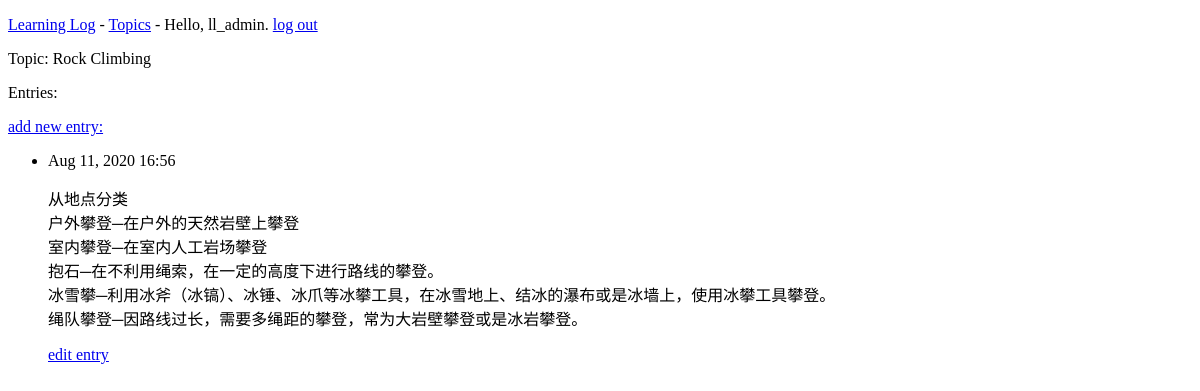
Page /topics/2/ (signed in) on the earlier database version.
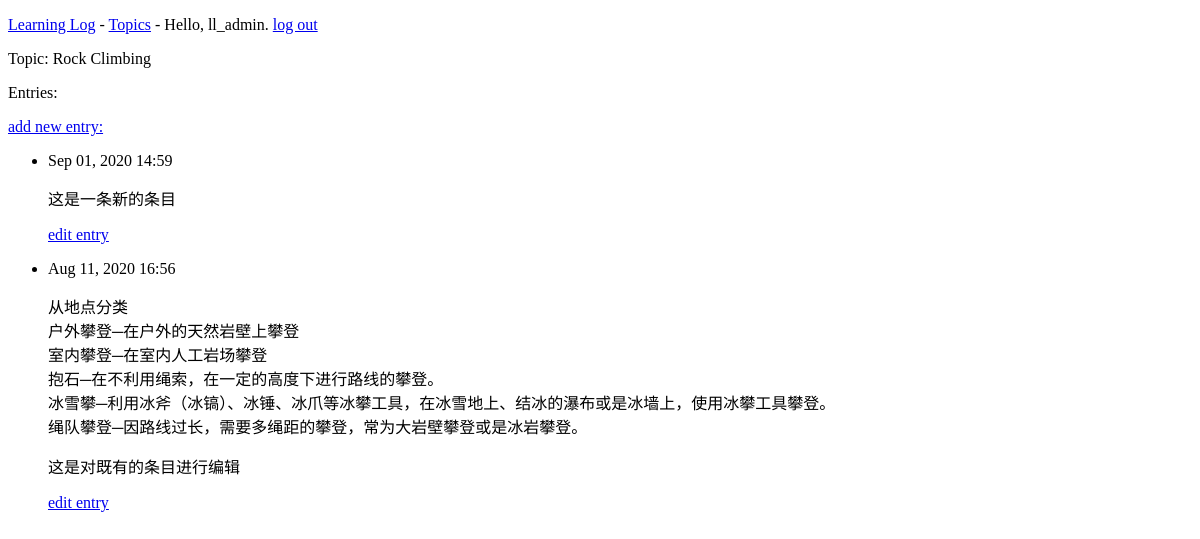
Same page on the later database version.
### learning_logs/models.py (models this page shows, shortened)
class Entry(models.Model):
    topic = models.ForeignKey(Topic, on_delete=models.CASCADE)
    text = models.TextField()
    date_added = models.DateTimeField(auto_now_add=True)
    class Meta:
        verbose_name_plural = 'entries'

### learning_logs/views.py (the view)
# urls.py: url(r'^topics/(?P<topic_id>\d+)/$', views.topic, name='topic'),
@login_required()
def topic(request, topic_id):
    topic = Topic.objects.get(id=topic_id)
    entries = topic.entry_set.order_by('-date_added')  # - date_added 前面的减号指定按降序排序
    context = {'topic': topic, 'entries': entries}
    return render(request, 'learning_logs/topic.html', context)

### learning_logs/models.py (called while the page is built)
    def __str__(self):
        return self.text

### learning_logs/templates/learning_logs/topic.html
{% extends 'learning_logs/base.html' %}
{% block content %}
  <p> Topic: {{ topic }}</p>
  <p> Entries: </p>
  <p>
      <a href="{% url 'learning_logs:new_entry' topic.id %}">add new entry:</a>
  </p>
  <ul>
    {% for entry in entries %}
    <li>
        <p>{{ entry.date_added|date:'M d, Y H:i' }}</p>
        <p>{{ entry.text|linebreaks }}</p>
        <p>
            <a href="{% url 'learning_logs:edit_entry' entry.id %}">edit entry</a>
        </p>
    </li>
    {% empty %}
        <li>
            There are no entries for this topic yet.
        </li>
    {% endfor %}
  </ul>
{% endblock content %}

Differences in the rows shown:
added Entry: date_added "Sep 01, 2020 14:59", text "这是一条新的条目"
changed Entry: text "从地点分类 户外攀登─在户外的天然岩壁上攀登 室内攀登─在室内人工岩场攀登 抱石─在不利用绳索，在一定的高度下进行路线的攀登。 冰雪攀─利用冰斧（冰镐）、冰锤、冰爪等冰攀工具，在冰雪地上、结冰的瀑布或是冰墙上，使用冰攀工具攀登。 绳队攀登─因路线过长，需要多绳距的攀登，常为大岩壁攀登或是冰岩攀登。" → "…室内攀登─在室内人工岩场攀登 抱石─在不利用绳索，在一定的高度下进行路线的攀登。 冰雪攀─利用冰斧（冰镐）、冰锤、冰爪等冰攀工具，在冰雪地上、结冰的瀑布或是冰墙上，使用冰攀工具攀登。 绳队攀登─因路线过长，需要多绳距的攀登，常为大岩壁攀登或是冰岩攀登。 这是对既有的条目进行编辑"
